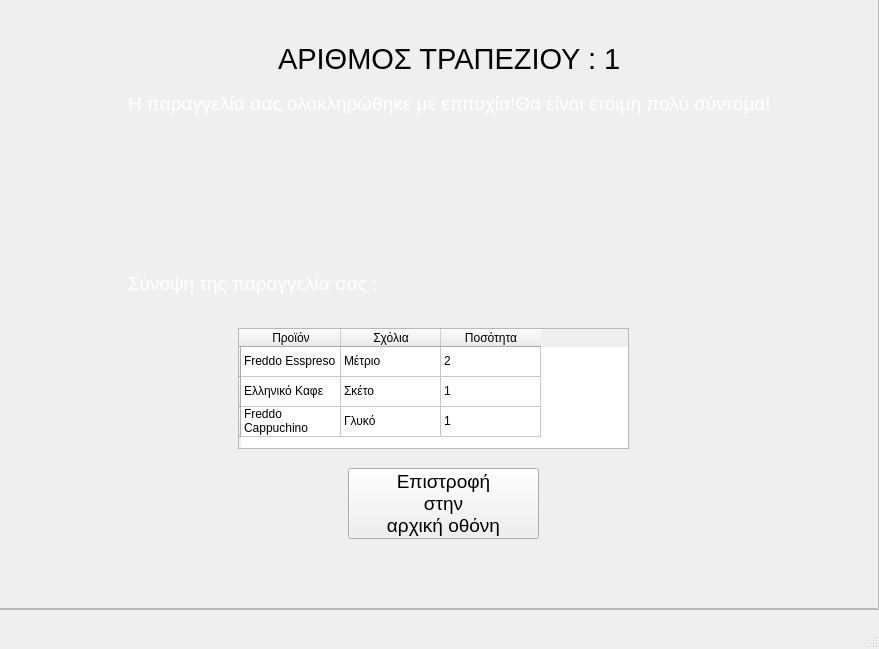
<?xml version="1.0" encoding="UTF-8"?>
<ui version="4.0">
 <class>MainWindow</class>
 <widget class="QMainWindow" name="MainWindow">
  <property name="geometry">
   <rect>
    <x>0</x>
    <y>0</y>
    <width>879</width>
    <height>649</height>
   </rect>
  </property>
  <property name="maximumSize">
   <size>
    <width>879</width>
    <height>649</height>
   </size>
  </property>
  <property name="windowTitle">
   <string>MainWindow</string>
  </property>
  <property name="styleSheet">
   <string notr="true"/>
  </property>
  <widget class="QWidget" name="centralwidget">
   <widget class="QLabel" name="label_4">
    <property name="geometry">
     <rect>
      <x>0</x>
      <y>0</y>
      <width>881</width>
      <height>631</height>
     </rect>
    </property>
    <property name="styleSheet">
     <string notr="true">background-image: url(:/newPrefix/istockphoto-874402896-612x612.jpg);</string>
    </property>
    <property name="text">
     <string/>
    </property>
    <property name="pixmap">
     <pixmap resource="../Qt designer/rr.qrc">:/newPrefix/istockphoto-874402896-612x612.jpg</pixmap>
    </property>
    <property name="scaledContents">
     <bool>true</bool>
    </property>
   </widget>
   <widget class="QFrame" name="frame">
    <property name="geometry">
     <rect>
      <x>-1</x>
      <y>-1</y>
      <width>881</width>
      <height>611</height>
     </rect>
    </property>
    <property name="frameShape">
     <enum>QFrame::StyledPanel</enum>
    </property>
    <property name="frameShadow">
     <enum>QFrame::Raised</enum>
    </property>
    <widget class="QLabel" name="label_5">
     <property name="geometry">
      <rect>
       <x>710</x>
       <y>460</y>
       <width>171</width>
       <height>151</height>
      </rect>
     </property>
     <property name="styleSheet">
      <string notr="true">background-image: url(:/newPrefix/Εικόνα1.gif);</string>
     </property>
     <property name="text">
      <string/>
     </property>
     <property name="pixmap">
      <pixmap resource="../Qt designer/rr.qrc">:/newPrefix/Εικόνα1.gif</pixmap>
     </property>
     <property name="scaledContents">
      <bool>true</bool>
     </property>
    </widget>
    <widget class="QFrame" name="frame_2">
     <property name="geometry">
      <rect>
       <x>-1</x>
       <y>-1</y>
       <width>881</width>
       <height>611</height>
      </rect>
     </property>
     <property name="frameShape">
      <enum>QFrame::StyledPanel</enum>
     </property>
     <property name="frameShadow">
      <enum>QFrame::Raised</enum>
     </property>
     <widget class="QLabel" name="label_2">
      <property name="geometry">
       <rect>
        <x>280</x>
        <y>40</y>
        <width>341</width>
        <height>41</height>
       </rect>
      </property>
      <property name="font">
       <font>
        <pointsize>22</pointsize>
       </font>
      </property>
      <property name="styleSheet">
       <string notr="true">color: rgb(0, 0, 0);</string>
      </property>
      <property name="text">
       <string>ΑΡΙΘΜΟΣ ΤΡΑΠΕΖΙΟΥ : 1</string>
      </property>
     </widget>
     <widget class="QLabel" name="label_3">
      <property name="geometry">
       <rect>
        <x>130</x>
        <y>90</y>
        <width>641</width>
        <height>31</height>
       </rect>
      </property>
      <property name="font">
       <font>
        <pointsize>14</pointsize>
       </font>
      </property>
      <property name="styleSheet">
       <string notr="true">color: rgb(255, 255, 255);</string>
      </property>
      <property name="text">
       <string>&lt;html&gt;&lt;head/&gt;&lt;body&gt;&lt;p&gt;Η παραγγελία σας ολοκληρώθηκε με επιτυχία!Θα είναι έτοιμη πολύ σύντομα!&lt;/p&gt;&lt;/body&gt;&lt;/html&gt;</string>
      </property>
     </widget>
     <widget class="QLabel" name="label">
      <property name="geometry">
       <rect>
        <x>390</x>
        <y>140</y>
        <width>111</width>
        <height>101</height>
       </rect>
      </property>
      <property name="styleSheet">
       <string notr="true">background-image: url(:/newPrefix/pngegg.png);</string>
      </property>
      <property name="text">
       <string/>
      </property>
      <property name="pixmap">
       <pixmap resource="../Qt designer/rr.qrc">:/newPrefix/pngegg.png</pixmap>
      </property>
      <property name="scaledContents">
       <bool>true</bool>
      </property>
     </widget>
     <widget class="QLabel" name="label_6">
      <property name="geometry">
       <rect>
        <x>130</x>
        <y>270</y>
        <width>251</width>
        <height>31</height>
       </rect>
      </property>
      <property name="font">
       <font>
        <pointsize>14</pointsize>
       </font>
      </property>
      <property name="styleSheet">
       <string notr="true">color: rgb(255, 255, 255);</string>
      </property>
      <property name="text">
       <string>&lt;html&gt;&lt;head/&gt;&lt;body&gt;&lt;p&gt;Σύνοψη της παραγγελία σας :&lt;/p&gt;&lt;/body&gt;&lt;/html&gt;</string>
      </property>
     </widget>
     <widget class="QTableWidget" name="tableWidget">
      <property name="geometry">
       <rect>
        <x>240</x>
        <y>330</y>
        <width>391</width>
        <height>121</height>
       </rect>
      </property>
      <row>
       <property name="text">
        <string/>
       </property>
      </row>
      <row>
       <property name="text">
        <string/>
       </property>
      </row>
      <row>
       <property name="text">
        <string/>
       </property>
      </row>
      <column>
       <property name="text">
        <string>Προϊόν</string>
       </property>
       <property name="textAlignment">
        <set>AlignCenter</set>
       </property>
      </column>
      <column>
       <property name="text">
        <string>Σχόλια</string>
       </property>
       <property name="textAlignment">
        <set>AlignCenter</set>
       </property>
      </column>
      <column>
       <property name="text">
        <string>Ποσότητα</string>
       </property>
       <property name="textAlignment">
        <set>AlignCenter</set>
       </property>
      </column>
      <item row="0" column="0">
       <property name="text">
        <string>Freddo Esspreso</string>
       </property>
       <property name="textAlignment">
        <set>AlignLeading|AlignVCenter</set>
       </property>
      </item>
      <item row="0" column="1">
       <property name="text">
        <string>Μέτριο</string>
       </property>
      </item>
      <item row="0" column="2">
       <property name="text">
        <string>2</string>
       </property>
      </item>
      <item row="1" column="0">
       <property name="text">
        <string>Ελληνικό Καφε</string>
       </property>
      </item>
      <item row="1" column="1">
       <property name="text">
        <string>Σκέτο</string>
       </property>
      </item>
      <item row="1" column="2">
       <property name="text">
        <string>1</string>
       </property>
      </item>
      <item row="2" column="0">
       <property name="text">
        <string>Freddo Cappuchino</string>
       </property>
      </item>
      <item row="2" column="1">
       <property name="text">
        <string>Γλυκό</string>
       </property>
      </item>
      <item row="2" column="2">
       <property name="text">
        <string>1</string>
       </property>
      </item>
     </widget>
     <widget class="QPushButton" name="pushButton_2">
      <property name="geometry">
       <rect>
        <x>350</x>
        <y>470</y>
        <width>191</width>
        <height>71</height>
       </rect>
      </property>
      <property name="font">
       <font>
        <pointsize>14</pointsize>
       </font>
      </property>
      <property name="styleSheet">
       <string notr="true"/>
      </property>
      <property name="text">
       <string>Επιστροφή 
στην 
αρχική οθόνη</string>
      </property>
     </widget>
    </widget>
   </widget>
  </widget>
  <widget class="QMenuBar" name="menubar">
   <property name="geometry">
    <rect>
     <x>0</x>
     <y>0</y>
     <width>879</width>
     <height>21</height>
    </rect>
   </property>
  </widget>
  <widget class="QStatusBar" name="statusbar"/>
 </widget>
 <resources>
  <include location="../Qt designer/rr.qrc"/>
  <include location="../Qt designer/rr.qrc"/>
  <include location="../../Qt designer/rr.qrc"/>
 </resources>
 <connections/>
</ui>
